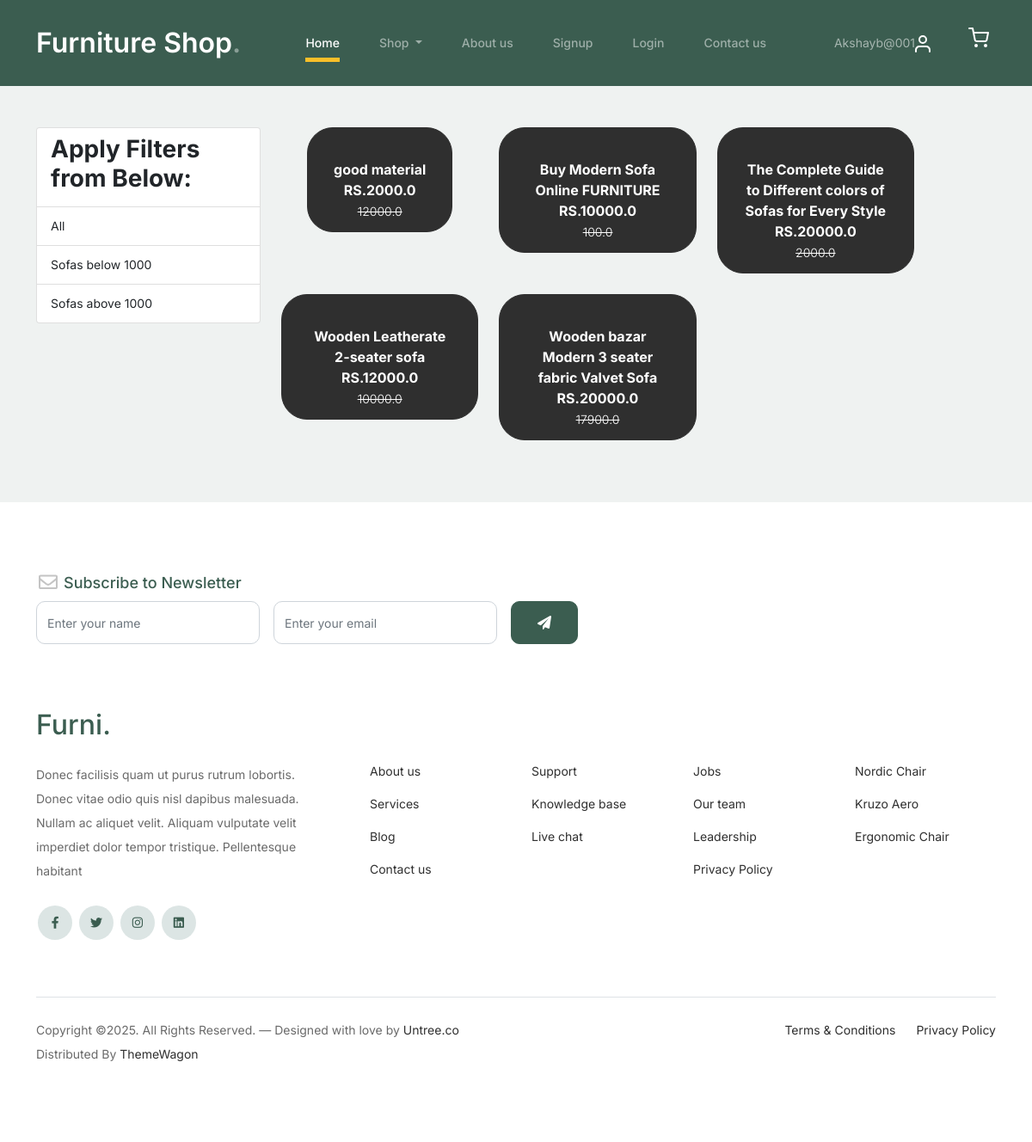
The page /sofa/ (signed in) on the database its author committed.
### FurniApp/models.py (models this page shows, shortened)
class Product(models.Model):
    title =models.CharField(max_length=100)
    selling_price =models.FloatField()
    discounted_price = models.FloatField()
    description = models.TextField()
    brand = models.CharField(max_length=100)
    category= models.CharField(choices=CATEGORY_CHOICES,max_length=5)
    product_image = models.ImageField(upload_to ="productimg")

### FurniApp/views.py (the view)
# urls.py: path('sofa/', views.sofa, name='sofa'),
def sofa(request, data=None):
    totalitem=0
    if data == None:
        sofa = Product.objects.filter(category='sf')
    elif data=='Manyawar' or data=='Fabindia':
        sofa = Product.objects.filter(category='sf').filter(brand=data)
    elif data=='Peter_England' or data=='Nykaa_Fashion':
        sofa = Product.objects.filter(category='sf').filter(brand=data)
    elif data=='below':
        sofa=Product.objects.filter(category='sf').filter(discounted_price__lt=1000)
    elif data=='above':
        sofa=Product.objects.filter(category='sf').filter(discounted_price__gt=1000)
    if request.user.is_authenticated:
         totalitem= len(Cart.objects.filter(user=request.user))
    return render(request, 'sofa.html',{'sofa':sofa,'totalitem':totalitem})

### FurniApp/templates/sofa.html (shortened to what this page needs)
{% extends 'base.html' %}
{% load static %}
{% block content %}
<div class="container my-5">
 <div class="row">
  <div class="col-sm-3">
    <div class="list-group">
        <a href="#" class="list-group-item
         list-group-item-action" aria-current="true" ><h3 class="fw-bold">Apply Filters from Below:</h3></a>
        <a href="{% url 'sofa' %}" class="list-group-item
         list-group-item-action" aria-current="true">All</a>
         <a href="{% url 'sofa_data' 'below' %}" class="list-group-item
         list-group-item-action" aria-current="true">Sofas below 1000</a>
         <a href="{% url 'sofa_data' 'above' %}" class="list-group-item
         list-group-item-action" aria-current="true">Sofas above 1000</a>
    </div>
  </div>
  <div class="col-sm-8">
      <div class="row">
          {% for sf in sofa %}
           <div class="col-sm-4 text-center mb-4">
               <a href="{% url 'product-detail' sf.id %}" class="btn">
                   <div class="item">
                       <div class="fw-bold">{{sf.description}}</div>
                       <div class="fw-bold">RS.{{sf.discounted_price}}</div>
                       <small class="fw-light text-decoration-line-through">{{sf.selling_price}}</small>
                   </div>
                </a>
            </div>
            {% endfor %}
        </div>
  </div>
 </div>
</div>
{% endblock content %}

### FurniApp/templates/base.html (shortened to what this page needs)
<!doctype html>
{% load static%}
<html lang="en">
<head>
		<link href="{%static 'css/bootstrap.min.css' %}" rel="stylesheet">
		<link href="https://cdnjs.cloudflare.com/ajax/libs/font-awesome/6.0.0-beta3/css/all.min.css" rel="stylesheet">
		<link href="{%static 'css/tiny-slider.css' %}" rel="stylesheet">
		<link href="{% static 'css/style.css' %}" rel="stylesheet">
</head>
<body>
		<nav class="custom-navbar navbar navbar navbar-expand-md navbar-dark bg-dark" arial-label="Furni navigation bar">
			<div class="container">
				<a class="navbar-brand" href="{% url 'home' %}">Furniture Shop<span>.</span></a>
				<div class="collapse navbar-collapse" id="navbarsFurni">
					<ul class="custom-navbar-nav navbar-nav ms-auto mb-2 mb-md-0">
						<li class="nav-item active">
							<a class="nav-link" href="/">Home</a>
						</li>
						<li class="nav-item dropdown">
             				<a class="nav-link dropdown-toggle text-black" href=" " id="fashionDropdown" role="button" data-bs-toggle="dropdown" aria-expanded="false">
              				 Shop
             				</a>
          				</li>
						<li><a class="nav-link" href="{% url 'about' %}">About us</a></li>
						<li><a class="nav-link" href="{% url 'signup' %}">Signup</a></li>
						<li><a class="nav-link" href="{% url 'login' %}">Login</a></li>
						<li><a class="nav-link" href="{% url 'contact' %}">Contact us</a></li>
					</ul>
					<ul class="custom-navbar-cta navbar-nav mb-2 mb-md-0 ms-5">
						<li class="nav-link"><a class="nav-link" href="{% url 'profile' %}">{{request.user}}<img src="{% static 'images/user.svg' %}"></a></li>
						<li><a class="nav-link" href="{% url 'cart' %}"><img src="{% static 'images/cart.svg' %}"></a></li>
					</ul>
				</div>
			</div>
		</nav>
    	{% block content %} {% endblock content %}
		<footer class="footer-section">
			<div class="container relative">
				<div class="row">
					<div class="col-lg-8">
						<div class="subscription-form">
							<h3 class="d-flex align-items-center"><span class="me-1"><img src="{% static 'images/envelope-outline.svg' %}" alt="Image" class="img-fluid"></span><span>Subscribe to Newsletter</span></h3>
							<form action="#" class="row g-3">
								<div class="col-auto">
									<input type="text" class="form-control" placeholder="Enter your name">
								</div>
								<div class="col-auto">
									<input type="email" class="form-control" placeholder="Enter your email">
								</div>
								<div class="col-auto">
									<button class="btn btn-primary">
										<span class="fa fa-paper-plane"></span>
									</button>
								</div>
							</form>
						</div>
					</div>
				</div>
				<div class="row g-5 mb-5">
					<div class="col-lg-4">
						<div class="mb-4 footer-logo-wrap"><a href="#" class="footer-logo">Furni<span>.</span></a></div>
						<p class="mb-4">Donec facilisis quam ut purus rutrum lobortis. Donec vitae odio quis nisl dapibus malesuada. Nullam ac aliquet velit. Aliquam vulputate velit imperdiet dolor tempor tristique. Pellentesque habitant</p>
						<ul class="list-unstyled custom-social">
							<li><a href="#"><span class="fa fa-brands fa-facebook-f"></span></a></li>
							<li><a href="#"><span class="fa fa-brands fa-twitter"></span></a></li>
							<li><a href="#"><span class="fa fa-brands fa-instagram"></span></a></li>
							<li><a href="#"><span class="fa fa-brands fa-linkedin"></span></a></li>
						</ul>
					</div>
					<div class="col-lg-8">
						<div class="row links-wrap">
							<div class="col-6 col-sm-6 col-md-3">
								<ul class="list-unstyled">
									<li><a href="#">About us</a></li>
									<li><a href="#">Services</a></li>
									<li><a href="#">Blog</a></li>
									<li><a href="#">Contact us</a></li>
								</ul>
							</div>
							<div class="col-6 col-sm-6 col-md-3">
								<ul class="list-unstyled">
									<li><a href="#">Support</a></li>
									<li><a href="#">Knowledge base</a></li>
									<li><a href="#">Live chat</a></li>
								</ul>
							</div>
							<div class="col-6 col-sm-6 col-md-3">
								<ul class="list-unstyled">
									<li><a href="#">Jobs</a></li>
									<li><a href="#">Our team</a></li>
									<li><a href="#">Leadership</a></li>
									<li><a href="#">Privacy Policy</a></li>
								</ul>
							</div>
							<div class="col-6 col-sm-6 col-md-3">
								<ul class="list-unstyled">
									<li><a href="#">Nordic Chair</a></li>
									<li><a href="#">Kruzo Aero</a></li>
									<li><a href="#">Ergonomic Chair</a></li>
								</ul>
							</div>
						</div>
					</div>
				</div>
				<div class="border-top copyright">
					<div class="row pt-4">
						<div class="col-lg-6">
							<p class="mb-2 text-center text-lg-start">Copyright &copy;. All Rights Reserved. &mdash; Designed with love by <a href="https://untree.co">Untree.co</a> Distributed By <a href="https://themewagon.com">ThemeWagon</a>
							</p>
						</div>
						<div class="col-lg-6 text-center text-lg-end">
							<ul class="list-unstyled d-inline-flex ms-auto">
								<li class="me-4"><a href="#">Terms &amp; Conditions</a></li>
								<li><a href="#">Privacy Policy</a></li>
							</ul>
						</div>
					</div>
				</div>
			</div>
		</footer>
	</body>
</html>

### FurniApp/static/css/style.css (style rules this page uses)
body { overflow-x: hidden; position: relative; }
body { font-family: "Inter", sans-serif; font-weight: 400; line-height: 28px; color: #6a6a6a; font-size: 14px; background-color: #eff2f1; }
a { text-decoration: none; -webkit-transition: .3s all ease; -o-transition: .3s all ease; transition: .3s all ease; color: #2f2f2f; text-decoration: underline; }
.custom-navbar { background: #3b5d50 !important; padding-top: 20px; padding-bottom: 20px; }
.custom-navbar .navbar-brand { font-size: 32px; font-weight: 600; }
.custom-navbar .navbar-brand > span { opacity: .4; }
@media (min-width: 992px) { .custom-navbar .custom-navbar-nav li { margin-left: 15px; margin-right: 15px; } }
.custom-navbar .custom-navbar-nav li a { font-weight: 500; color: #ffffff !important; opacity: .5; -webkit-transition: .3s all ease; -o-transition: .3s all ease; transition: .3s all ease; position: relative; }
@media (min-width: 768px) { .custom-navbar .custom-navbar-nav li a:before { content: ""; position: absolute; bottom: 0; left: 8px; right: 8px; background: #f9bf29; height: 5px; opacity: 1; visibility: visible; width: 0; -webkit-transition: .15s all ease-out; -o-transition: .15s all ease-out; transition: .15s all ease-out; } }
.custom-navbar .custom-navbar-nav li.active a { opacity: 1; }
.custom-navbar .custom-navbar-nav li.active a:before { width: calc(100% - 16px); }
.custom-navbar .custom-navbar-cta { margin-left: 0 !important; -webkit-box-orient: horizontal; -webkit-box-direction: normal; -ms-flex-direction: row; flex-direction: row; }
@media (min-width: 768px) { .custom-navbar .custom-navbar-cta { margin-left: 40px !important; } }
.custom-navbar .custom-navbar-cta li { margin-left: 0px; margin-right: 0px; }
.custom-navbar .custom-navbar-cta li:first-child { margin-right: 20px; }
.btn { font-weight: 600; padding: 12px 30px; border-radius: 30px; color: #ffffff; background: #2f2f2f; border-color: #2f2f2f; }
.btn.btn-primary { background: #3b5d50; border-color: #3b5d50; }
.footer-section { padding: 80px 0; background: #ffffff; }
.footer-section .relative { position: relative; }
.footer-section a { text-decoration: none; color: #2f2f2f; -webkit-transition: .3s all ease; -o-transition: .3s all ease; transition: .3s all ease; }
.footer-section .subscription-form { margin-bottom: 40px; position: relative; z-index: 2; margin-top: 100px; }
@media (min-width: 992px) { .footer-section .subscription-form { margin-top: 0px; margin-bottom: 80px; } }
.footer-section .subscription-form h3 { font-size: 18px; font-weight: 500; color: #3b5d50; }
.footer-section .subscription-form .form-control { height: 50px; border-radius: 10px; font-family: "Inter", sans-serif; }
.footer-section .subscription-form .btn { border-radius: 10px !important; }
.footer-section .links-wrap { margin-top: 0px; }
@media (min-width: 992px) { .footer-section .links-wrap { margin-top: 54px; } }
.footer-section .links-wrap ul li { margin-bottom: 10px; }
.footer-section .footer-logo-wrap .footer-logo { font-size: 32px; font-weight: 500; text-decoration: none; color: #3b5d50; }
.footer-section .custom-social li { margin: 2px; display: inline-block; }
.footer-section .custom-social li a { width: 40px; height: 40px; text-align: center; line-height: 40px; display: inline-block; background: #dce5e4; color: #3b5d50; border-radius: 50%; }
.footer-section .border-top { border-color: #dce5e4; }
.footer-section .border-top.copyright { font-size: 14px !important; }
.form-control { height: 50px; border-radius: 10px; font-family: "Inter", sans-serif; }

### rows shown on the page
Product: description "good material", discounted_price "2000.0", selling_price "12000.0"
Product: description "Buy Modern Sofa Online FURNITURE", discounted_price "10000.0", selling_price "100.0"
Product: description "The Complete Guide to Different colors of Sofas for Every Style", discounted_price "20000.0", selling_price "2000.0"
Product: description "Wooden Leatherate 2-seater sofa", discounted_price "12000.0", selling_price "10000.0"
Product: description "Wooden bazar Modern 3 seater fabric Valvet Sofa", discounted_price "20000.0", selling_price "17900.0"

### other values the page prints
{{ request.user }} "Akshayb@001"
